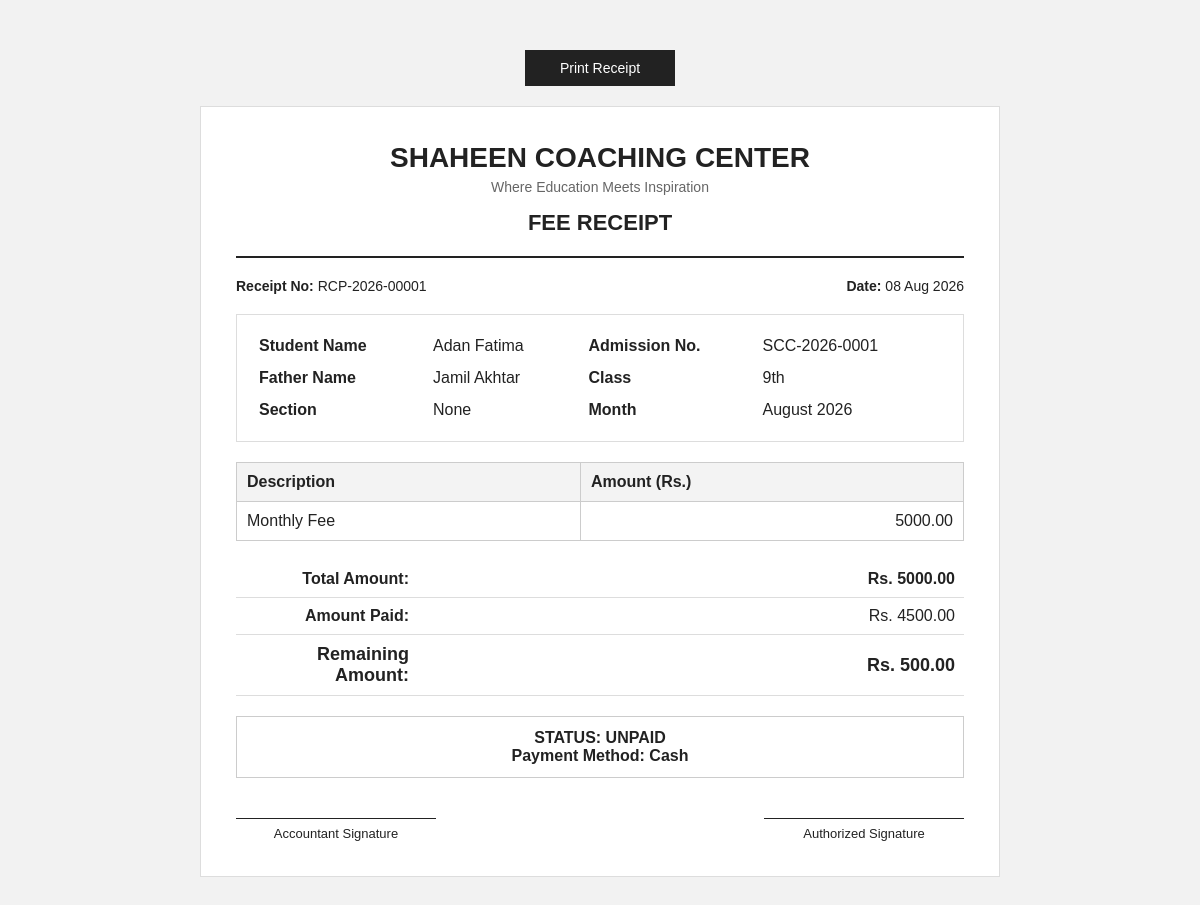
Screenshot of /fees/3/print/ (signed in) with the database file from the repository.
### fee_management/models.py (models this page shows, shortened)
class Fee(models.Model):
    MONTH_CHOICES = [
        ("January", "January"),
        ("February", "February"),
        ("March", "March"),
        ("April", "April"),
        ("May", "May"),
        ("June", "June"),
        ("July", "July"),
        ("August", "August"),
        ("September", "September"),
        ("October", "October"),
        ("November", "November"),
        ("December", "December"),
    ]
    PAYMENT_METHODS = [
        ("Cash", "Cash"),
        ("Bank", "Bank"),
        ("JazzCash", "JazzCash"),
        ("EasyPaisa", "EasyPaisa"),
    ]
    receipt_no = models.CharField(
        max_length=20,
        unique=True,
        blank=True,
        null=True
    )
    student = models.ForeignKey(
        Student,
        on_delete=models.CASCADE
    )
    month = models.CharField(
        max_length=20,
        choices=MONTH_CHOICES
    )
    year = models.PositiveIntegerField()
    monthly_fee = models.DecimalField(
        max_digits=10,
        decimal_places=2,
        default=0
    )
    admission_fee = models.DecimalField(
        max_digits=10,
        decimal_places=2,
        default=0
    )
    exam_fee = models.DecimalField(
        max_digits=10,
        decimal_places=2,
        default=0
    )
    discount = models.DecimalField(
        max_digits=10,
        decimal_places=2,
        default=0
    )
    fine = models.DecimalField(
        max_digits=10,
        decimal_places=2,
        default=0
    )
    total_amount = models.DecimalField(
        max_digits=10,
        decimal_places=2
    )
    amount_paid = models.DecimalField(
        max_digits=10,
        decimal_places=2
    )
    remaining_amount = models.DecimalField(
        max_digits=10,
        decimal_places=2,
        default=0
    )
    payment_method = models.CharField(
        max_length=20,
        choices=PAYMENT_METHODS,
        default="Cash"
    )
    paid = models.BooleanField(
        default=False
    )
    payment_date = models.DateField(
        null=True,
        blank=True
    )
    remarks = models.TextField(
        blank=True
    )
    created_at = models.DateTimeField(
        auto_now_add=True
    )

### students/models.py (models this page shows, shortened)
class Student(models.Model):
    GENDER_CHOICES = [
        ("Male", "Male"),
        ("Female", "Female"),
    ]
    admission_no = models.CharField(
        max_length=20,
        unique=True,
        blank=True,
        null=True
    )
    first_name = models.CharField(max_length=100)
    last_name = models.CharField(
        max_length=100,
        blank=True
    )
    father_name = models.CharField(max_length=150)
    gender = models.CharField(
        max_length=10,
        choices=GENDER_CHOICES
    )
    date_of_birth = models.DateField()
    phone = models.CharField(max_length=20)
    address = models.TextField()
    session = models.ForeignKey(
        Session,
        on_delete=models.PROTECT,
        null=True,
        blank=True
    )
    classroom = models.ForeignKey(
        ClassRoom,
        on_delete=models.PROTECT,
        null=True,
        blank=True
    )
    section = models.ForeignKey(
        Section,
        on_delete=models.PROTECT,
        null=True,
        blank=True
    )
    photo = models.ImageField(
        upload_to="students/",
        blank=True,
        null=True
    )
    admission_date = models.DateField(auto_now_add=True)

### academics/models.py (models this page shows)
class ClassRoom(models.Model):
    name = models.CharField(max_length=50)
    def __str__(self):
        return self.name

### fee_management/views.py (the view)
@login_required
@role_required("Super Admin", "Accountant", "Vice Principal")
def print_fee_receipt(request, pk):
    fee = get_object_or_404(
        Fee.objects.select_related("student"),
        pk=pk
    )
    return render(
        request,
        "fee_management/print_fee_receipt.html",
        {
            "fee": fee
        }
    )

### accounts/utils.py (called while the page is built, shortened)
def role_required(*allowed_roles):
    def decorator(view_func):
        @wraps(view_func)
        def wrapper(request, *args, **kwargs):
            if not request.user.is_authenticated:
                return redirect("accounts:login")
            if request.user.is_superuser:
                return view_func(
                    request,
                    *args,
                    **kwargs
                )
        return wrapper
    return decorator

### fee_management/templates/fee_management/print_fee_receipt.html (shortened to what this page needs)
<!DOCTYPE html>
<html lang="en">
<head>
</head>
<body>
<button class="print-button" onclick="window.print()">
    Print Receipt
</button>
<div class="receipt">
    <div class="header">
        <div class="academy-name">
            SHAHEEN COACHING CENTER
        </div>
        <div class="tagline">
            Where Education Meets Inspiration
        </div>
        <div class="title">
            FEE RECEIPT
        </div>
    </div>
    <div class="receipt-info">
        <div>
            <strong>Receipt No:</strong>
            {{ fee.receipt_no }}
        </div>
        <div>
            <strong>Date:</strong>
            {% if fee.payment_date %}
                {{ fee.payment_date|date:"d M Y" }}
            {% else %}
                {{ fee.created_at|date:"d M Y" }}
            {% endif %}
        </div>
    </div>
    <div class="student-info">
        <table>
            <tr>
                <td class="label">
                    Student Name
                </td>
                <td>
                    {{ fee.student.first_name }}
                    {{ fee.student.last_name }}
                </td>
                <td class="label">
                    Admission No.
                </td>
                <td>
                    {{ fee.student.admission_no }}
                </td>
            </tr>
            <tr>
                <td class="label">
                    Father Name
                </td>
                <td>
                    {{ fee.student.father_name }}
                </td>
                <td class="label">
                    Class
                </td>
                <td>
                    {{ fee.student.classroom }}
                </td>
            </tr>
            <tr>
                <td class="label">
                    Section
                </td>
                <td>
                    {{ fee.student.section }}
                </td>
                <td class="label">
                    Month
                </td>
                <td>
                    {{ fee.month }} {{ fee.year }}
                </td>
            </tr>
        </table>
    </div>
    <table class="fee-table">
        <thead>
            <tr>
                <th>
                    Description
                </th>
                <th class="amount">
                    Amount (Rs.)
                </th>
            </tr>
        </thead>
        <tbody>
            <tr>
                <td>
                    Monthly Fee
                </td>
                <td class="amount">
                    {{ fee.monthly_fee }}
                </td>
            </tr>
        </tbody>
    </table>
    <table class="summary">
        <tr>
            <td class="label">
                Total Amount:
            </td>
            <td class="amount">
                <strong>
                    Rs. {{ fee.total_amount }}
                </strong>
            </td>
        </tr>
        <tr>
            <td class="label">
                Amount Paid:
            </td>
            <td class="amount">
                Rs. {{ fee.amount_paid }}
            </td>
        </tr>
        <tr class="total-row">
            <td class="label">
                Remaining Amount:
            </td>
            <td class="amount">
                Rs. {{ fee.remaining_amount }}
            </td>
        </tr>
    </table>
    <div class="status">
        {% if fee.paid %}
            STATUS: PAID
        {% else %}
            STATUS: UNPAID
        {% endif %}
        <br>
        Payment Method:
        {{ fee.payment_method }}
    </div>
    <div class="footer">
        <div class="signature">
            Accountant Signature
        </div>
        <div class="signature">
            Authorized Signature
        </div>
    </div>
</div>
</body>
</html>

### fee_management/templates/fee_management/print_fee_receipt.html (style rules this page uses)
* { box-sizing: border-box; }
body { margin: 0; padding: 30px; font-family: Arial, sans-serif; background: #f2f2f2; color: #222; }
.receipt { width: 800px; max-width: 100%; margin: auto; background: white; padding: 35px; border: 1px solid #ddd; }
.header { text-align: center; border-bottom: 2px solid #222; padding-bottom: 20px; margin-bottom: 20px; }
.academy-name { font-size: 28px; font-weight: bold; text-transform: uppercase; }
.tagline { margin-top: 5px; font-size: 14px; color: #666; }
.title { margin-top: 15px; font-size: 22px; font-weight: bold; }
.receipt-info { display: flex; justify-content: space-between; margin-bottom: 20px; font-size: 14px; }
.student-info { border: 1px solid #ddd; padding: 15px; margin-bottom: 20px; }
.student-info table { width: 100%; border-collapse: collapse; }
.student-info td { padding: 7px; }
.label { font-weight: bold; width: 25%; }
.fee-table { width: 100%; border-collapse: collapse; margin-top: 15px; }
.fee-table th, .fee-table td { border: 1px solid #ccc; padding: 10px; }
.fee-table th { background: #f3f3f3; text-align: left; }
.amount { text-align: right; }
.summary { width: 100%; margin-top: 20px; border-collapse: collapse; }
.summary td { padding: 9px; border-bottom: 1px solid #ddd; }
.summary .label { text-align: right; }
.total-row { font-size: 18px; font-weight: bold; }
.status { margin-top: 20px; padding: 12px; text-align: center; font-weight: bold; border: 1px solid #ccc; }
.footer { margin-top: 40px; display: flex; justify-content: space-between; font-size: 13px; }
.signature { width: 200px; text-align: center; border-top: 1px solid #222; padding-top: 7px; }
.print-button { display: block; width: 150px; margin: 20px auto; padding: 10px; background: #222; color: white; border: none; cursor: pointer; font-size: 14px; }

### rows the page displays
Fee: receipt_no "RCP-2026-00001", payment_date "08 Aug 2026", student.first_name "Adan", student.last_name "Fatima", student.admission_no "SCC-2026-0001", student.father_name "Jamil Akhtar", student.classroom "9th", student.section "None", month "August", year "2026", monthly_fee "5000.00", total_amount "5000.00", amount_paid "4500.00", remaining_amount "500.00", payment_method "Cash"
